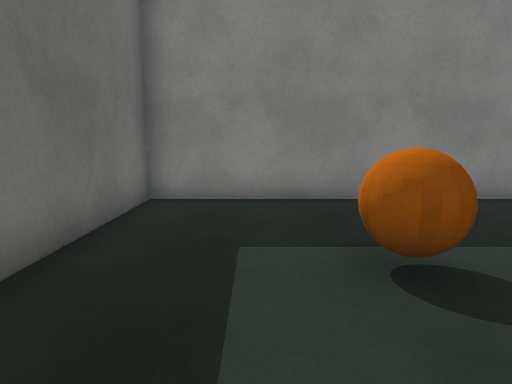
View 1 (above)

24 first-person views from a walk through a 3-D level made in the Unity game engine. The camera is 1.2 m above the floor, tilts 8° down and sees 70° across. The floor is counted in squares, 1 m on a side. Each view is taken from the middle of a square. On the plan, view 1 faces up. The plan holds only what a view shows up to about 15 squares ahead; the rest is blank. Surface patterns are stand-ins for the level's own textures.

View 2
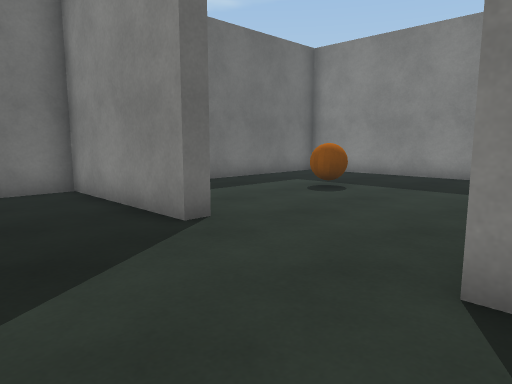

View 3
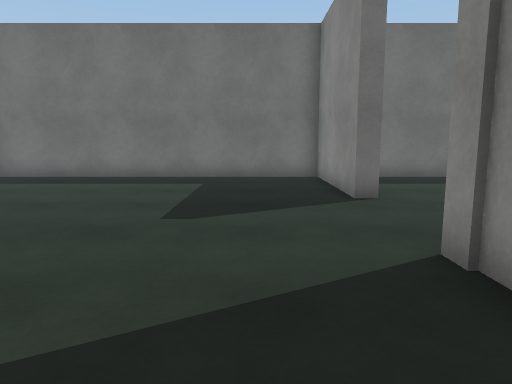

View 4
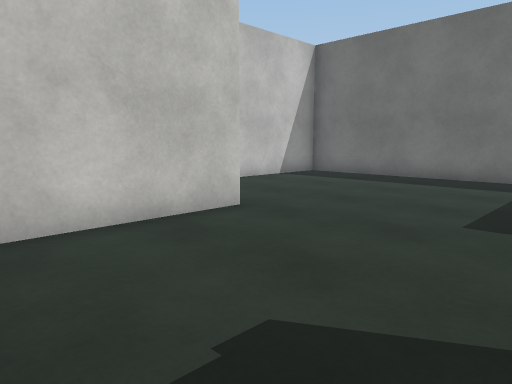

View 5
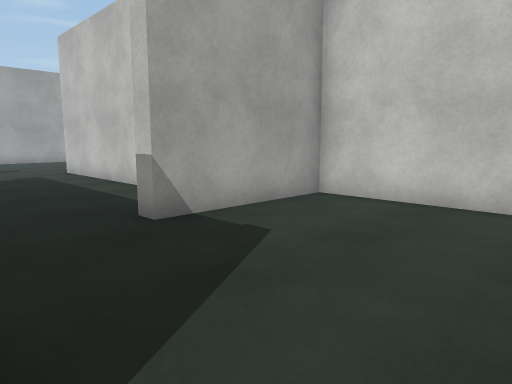

View 6
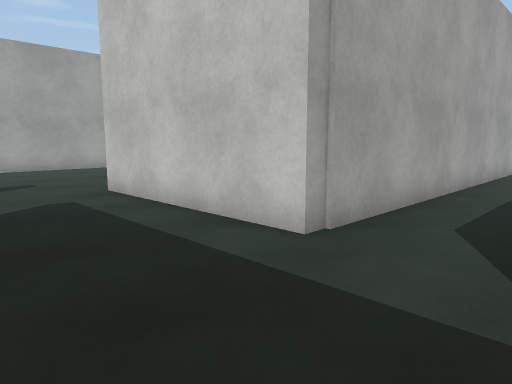

View 7
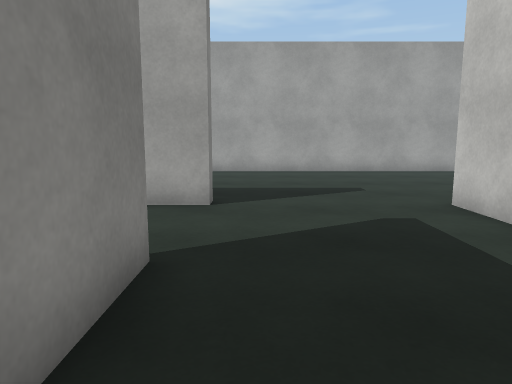

View 8
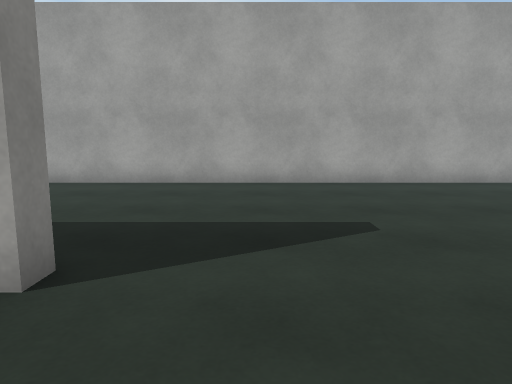

View 9
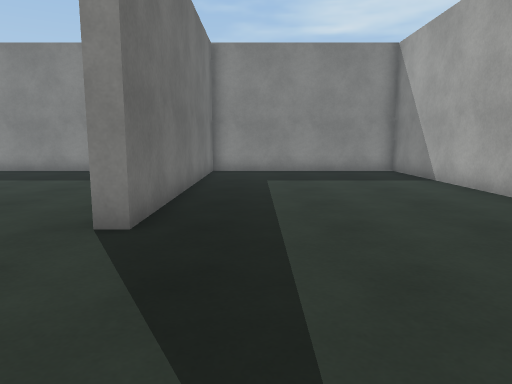

View 10
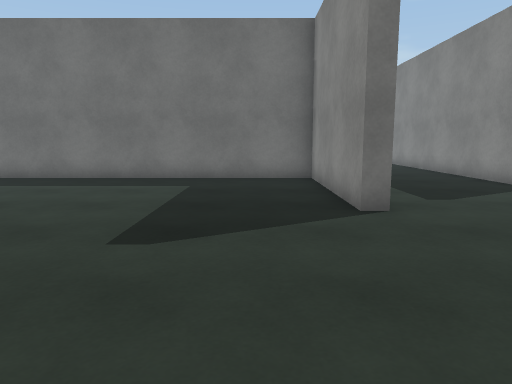

View 11
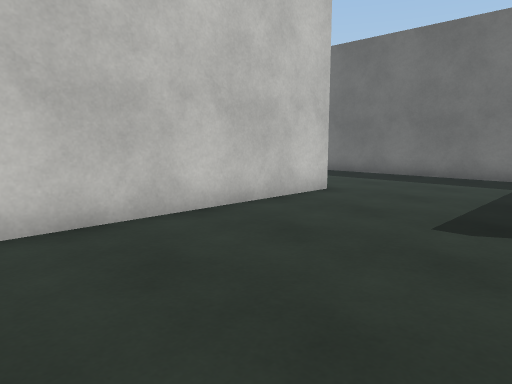

View 12
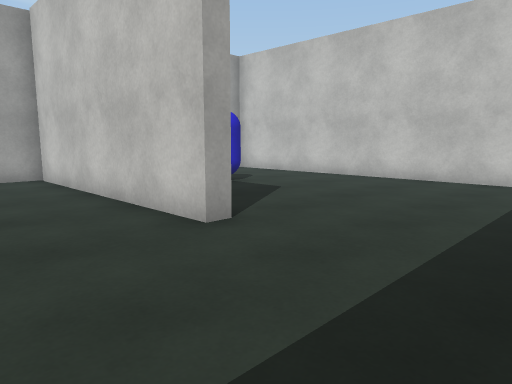

View 13
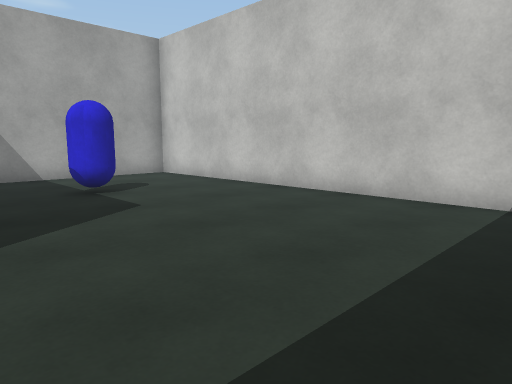

View 14
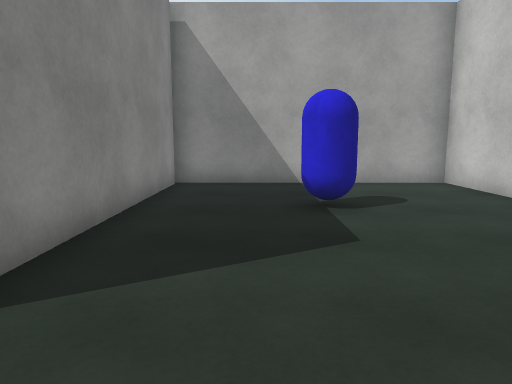

View 15
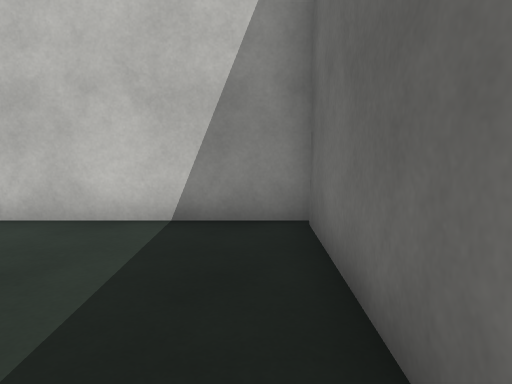

View 16
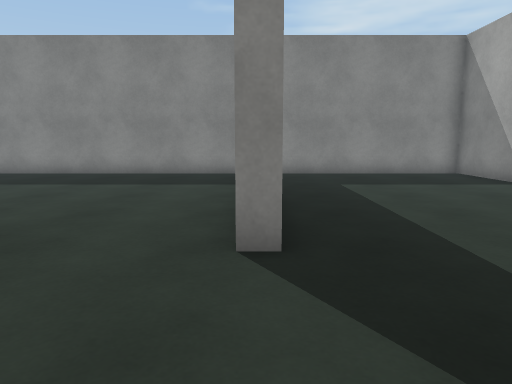

View 17
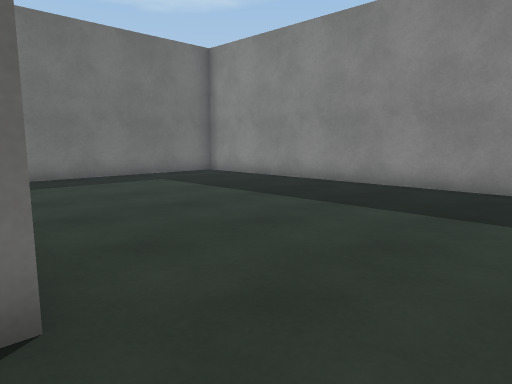

View 18
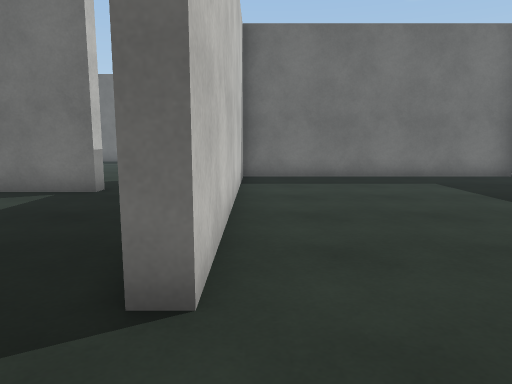

View 19
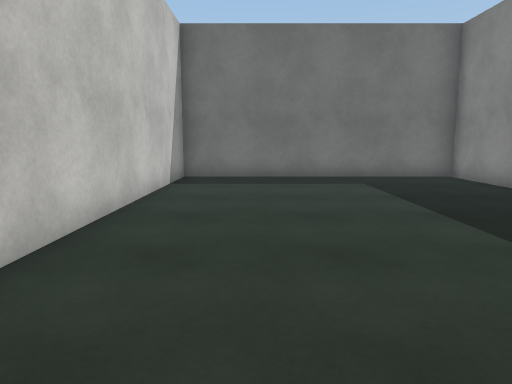

View 20
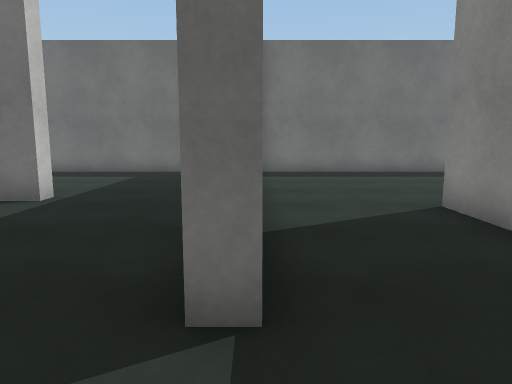

View 21
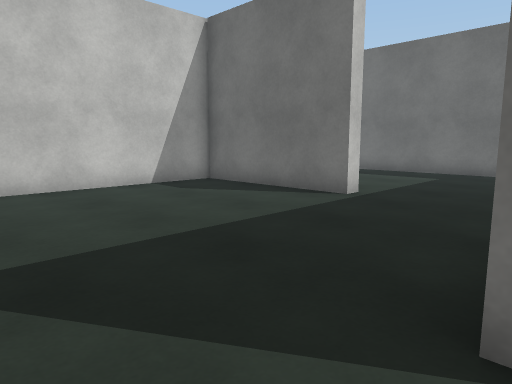

View 22
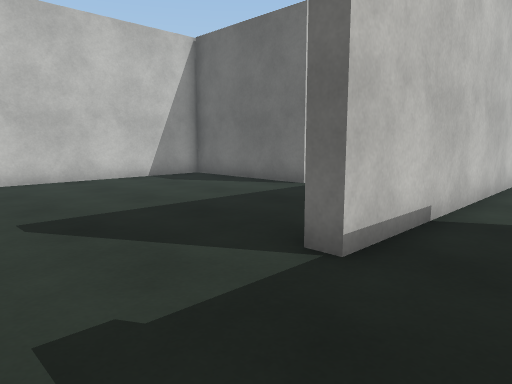

View 23
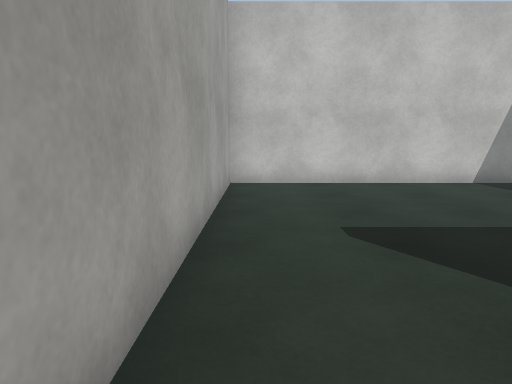

View 24
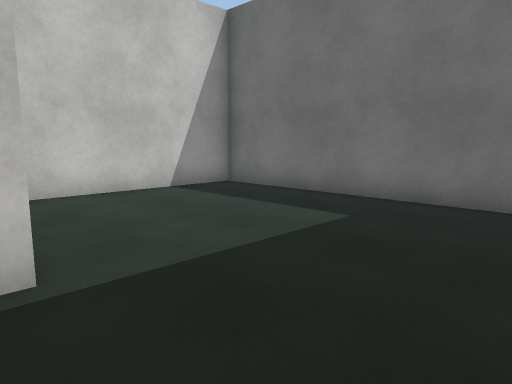

### Floor plan
Ten units are one square. View 1 is at (0, 0); x grows to the right and y downward. Boxes are objects, and circles mark ways between rooms. Rooms are numbered by the first view taken in them; rooms with no view inside come last. Other rooms are left out.
<svg viewBox="-27 -81 307 310">
<path fill="none" stroke="#000" d="M24 14 24 19 -22 19 -22 130 45 130M72 19 61 19M52 91 100 91 100 48M54 -76 -22 -76 -22 -1M192 148 192 142 272 142M275 114 275 -76 203 -76 203 21 198 21 198 9M137 67 198 67 198 72 142 72 142 222M272 147 201 147M165 14 165 19 108 19M100 48 105 48M141 224 275 224 275 131M192 -76 67 -76 67 14 165 14M41 173 47 173 47 224 141 224M45 130 98 130 98 135M71 96 52 96M137 221 137 67M-22 151 -22 224 31 224M105 48 105 70"/>
<rect x="5" y="-35" width="10" height="10" fill="#bbb"><title>orange ball</title></rect>
<rect x="225" y="175" width="20" height="20" fill="#bbb"><title>blue capsule</title></rect>
<circle cx="100" cy="35" r="3" fill="#2a7"/>
<circle cx="53" cy="110" r="3" fill="#2a7"/>
<circle cx="180" cy="13" r="3" fill="#2a7"/>
<circle cx="120" cy="63" r="3" fill="#2a7"/>
<text x="30" y="30">1</text>
<text x="210" y="90">2</text>
<text x="130" y="-30">3</text>
<text x="70" y="160">4</text>
</svg>
Room 1 opens to room 2. Room 1 opens to room 4. Room 2 opens to room 3. Room 2 opens to room 4.

Where each view was taken, in squares from view 1:
view 1: 0 up, 0 right, facing up
view 2: 5 down, 7 right, facing up-left
view 3: 4 down, 10 right, facing left
view 4: 4 down, 10 right, facing down-left
view 5: 2 down, 5 right, facing down-right
view 6: 3 down, 11 right, facing down-right
view 7: 3 down, 13 right, facing right
view 8: 4 down, 17 right, facing right
view 9: 7 down, 22 right, facing up
view 10: 9 down, 26 right, facing left
view 11: 9 down, 27 right, facing down-left
view 12: 11 down, 15 right, facing down-right
view 13: 15 down, 15 right, facing down-right
view 14: 17 down, 17 right, facing right
view 15: 17 down, 15 right, facing down
view 16: 6 down, 20 right, facing up
view 17: 2 down, 19 right, facing up-left
view 18: 1 down, 19 right, facing left
view 19: 1 up, 19 right, facing left
view 20: 13 down, 12 right, facing left
view 21: 13 down, 12 right, facing down-left
view 22: 11 down, 13 right, facing down-left
view 23: 12 down, 13 right, facing down
view 24: 14 down, 5 right, facing down-left
